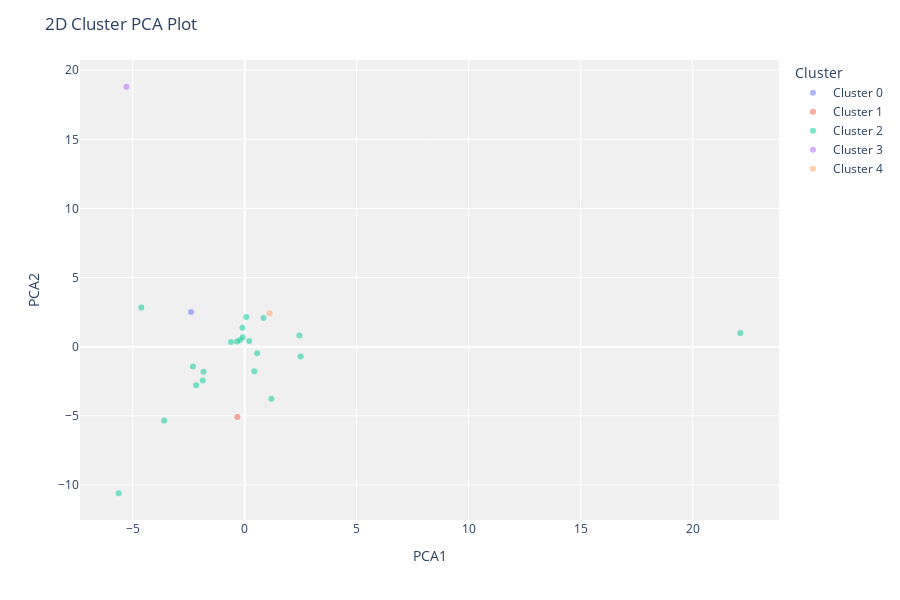

The code cell stored with this chart in its notebook:
### Code cell
# ===============================================
# 4) 🤖 Treinando e avaliando modelos de clustering
# ===============================================
console.rule("[bold blue]4) Treinando Modelos de Clustering")

from pycaret.clustering import create_model, assign_model, plot_model, save_model

# Testar KMeans com 5 clusters
kmeans = create_model("kmeans", num_clusters=5)
df_clusters = assign_model(kmeans)

console.print("[green]✅ KMeans treinado e clusters atribuídos")

# Visualização 2D
plot_model(kmeans, plot="cluster")

# Testar Hierarchical Clustering
hclust = create_model("hclust")
df_hclust = assign_model(hclust)

console.print("[yellow]⚡ Hierarchical Clustering treinado")

# Testar DBSCAN
dbscan = create_model("dbscan")
df_dbscan = assign_model(dbscan)

console.print("[cyan]🔹 DBSCAN treinado")

### Figure 1 — Plotly figure (JSON) as saved in the notebook; plotly's stock layout.template omitted (floating-point values rounded to 4 significant figures)
{"data": [{"customdata": [["tt0060196"]], "hovertemplate": "Cluster=Cluster 0<br>PCA1=%{x}<br>PCA2=%{y}<br>Feature=%{customdata[0]}<extra></extra>", "legendgroup": "Cluster 0", "marker": {"color": "#636efa", "opacity": 0.5, "symbol": "circle"}, "mode": "markers", "name": "Cluster 0", "orientation": "v", "showlegend": true, "textposition": "top center", "type": "scatter", "x": [-2.401], "xaxis": "x", "y": [2.503], "yaxis": "y"}, {"customdata": [["tt0133093"]], "hovertemplate": "Cluster=Cluster 1<br>PCA1=%{x}<br>PCA2=%{y}<br>Feature=%{customdata[0]}<extra></extra>", "legendgroup": "Cluster 1", "marker": {"color": "#EF553B", "opacity": 0.5, "symbol": "circle"}, "mode": "markers", "name": "Cluster 1", "orientation": "v", "showlegend": true, "textposition": "top center", "type": "scatter", "x": [-0.3316], "xaxis": "x", "y": [-5.084], "yaxis": "y"}, {"customdata": [["tt0137523"], ["tt0047478"], ["tt0102926"], ["tt0038650"], ["tt0114369"], ["tt0073486"], ["tt0816692"], ["tt0099685"], ["tt1375666"], ["tt0120815"], ["tt0120689"], ["tt0109830"], ["tt0110912"], ["tt0120737"], ["tt0108052"], ["tt0167260"], ["tt0050083"], ["tt0071562"], ["tt0468569"], ["tt0068646"], ["tt0167261"]], "hovertemplate": "Cluster=Cluster 2<br>PCA1=%{x}<br>PCA2=%{y}<br>Feature=%{customdata[0]}<extra></extra>", "legendgroup": "Cluster 2", "marker": {"color": "#00cc96", "opacity": 0.5, "symbol": "circle"}, "mode": "markers", "name": "Cluster 2", "orientation": "v", "showlegend": true, "textposition": "top center", "type": "scatter", "x": [2.492, -2.312, 0.5514, -3.597, 0.1973, -2.173, 0.427, -0.1056, 22.13, -1.878, -0.6154, 2.439, -0.08881, -0.3461, -4.62, 0.8424, -5.63, -1.844, 1.19, -0.2126, 0.06398], "xaxis": "x", "y": [-0.7172, -1.438, -0.4717, -5.34, 0.4029, -2.787, -1.769, 1.375, 0.989, -2.445, 0.3402, 0.8083, 0.6793, 0.3814, 2.834, 2.078, -10.6, -1.813, -3.773, 0.4772, 2.152], "yaxis": "y"}, {"customdata": [["tt0080684"]], "hovertemplate": "Cluster=Cluster 3<br>PCA1=%{x}<br>PCA2=%{y}<br>Feature=%{customdata[0]}<extra></extra>", "legendgroup": "Cluster 3", "marker": {"color": "#ab63fa", "opacity": 0.5, "symbol": "circle"}, "mode": "markers", "name": "Cluster 3", "orientation": "v", "showlegend": true, "textposition": "top center", "type": "scatter", "x": [-5.284], "xaxis": "x", "y": [18.8], "yaxis": "y"}, {"customdata": [["tt0111161"]], "hovertemplate": "Cluster=Cluster 4<br>PCA1=%{x}<br>PCA2=%{y}<br>Feature=%{customdata[0]}<extra></extra>", "legendgroup": "Cluster 4", "marker": {"color": "#FFA15A", "opacity": 0.5, "symbol": "circle"}, "mode": "markers", "name": "Cluster 4", "orientation": "v", "showlegend": true, "textposition": "top center", "type": "scatter", "x": [1.108], "xaxis": "x", "y": [2.416], "yaxis": "y"}], "layout": {"height": 600, "legend": {"title": {"text": "Cluster"}, "tracegroupgap": 0}, "margin": {"t": 60}, "plot_bgcolor": "rgb(240,240,240)", "title": {"text": "2D Cluster PCA Plot"}, "xaxis": {"anchor": "y", "domain": [0, 1], "title": {"text": "PCA1"}}, "yaxis": {"anchor": "x", "domain": [0, 1], "title": {"text": "PCA2"}}}}
